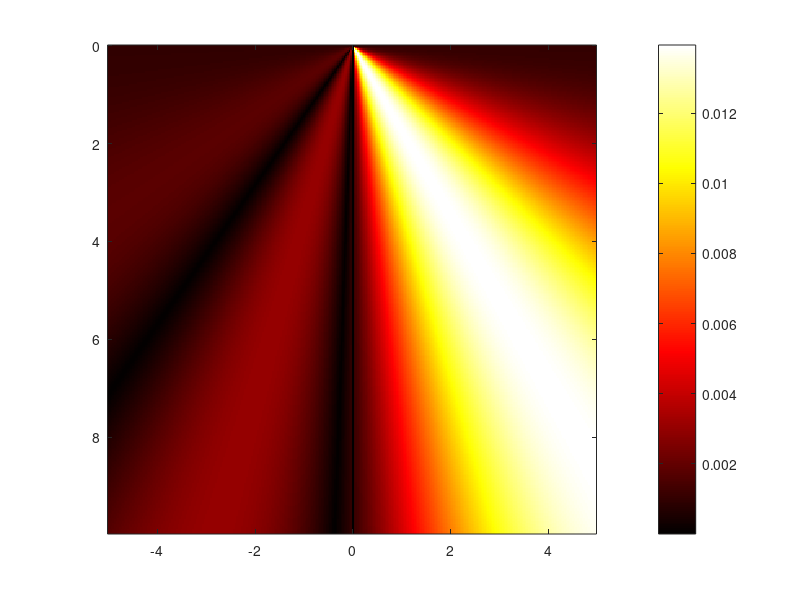

Source code (MATLAB):
%% PHASED-TRANSDUCER ARRAY SIMULATION
% This code simulates beam-steering using a phased ultrasound transducer
% array. 

%% OPTIONS
close all
clear all
clc

%% PULSE PARAMETERS

c = 1500; % Speed of sound in water
fc = 200e3; % Centre frequency in Hz
wc = 2*pi*fc; % Centre frequency in rad/s
k = wc/c; % Wavenumber at the centre frequency
lambda_c = c/fc; % Wavelength at the centre frequency

%% ARRAY PARAMETERS

N = 32; % Number of transmit elements in the array
d = 25e-3; % Inter-element spacing
a = 25e-3; % Element width
D = d*(N-1)+a; % Aperture size

theta_s = 30; % Steering angle in degrees

%% SIMULATION REGION PARAMETERS

X0 = 5;
Y0 = 10;

dX = 2*X0/300;
dY = Y0/300;

nx = 2*ceil(2*X0/(2*dX));
ny = 2*ceil(Y0/(2*dY));

x = dX*(-nx/2:nx/2-1);
y = dY*(0:ny-1);


%% PRESSURE DISTRIBUTION

p = zeros(ny, nx);
t = 0.05;
for i = -nx/2:nx/2-1
    for j = 1:ny
        r = (x(i+nx/2+1).^2 + y(j).^2).^0.5;
%         t = r/c;
        
        theta = atand(x(i+nx/2+1)/y(j));
        
        temp1 = ( sind(pi*a*sind(theta)/lambda_c) )/( pi*sind(theta)/lambda_c );
        temp2 = sind(pi*d*(sind(theta_s) - sind(theta))*N/lambda_c);
        temp3 = sind(pi*d*(sind(theta_s) - sind(theta))/lambda_c);
        
        arg1 = pi*a*sind(theta)/lambda_c;
        arg2 = pi*d*(sind(theta_s) - sind(theta))*(N-1)/lambda_c;
        arg3 = 2*pi*fc*t - k*r;        
        
        p(j, i+nx/2+1) = temp1*(temp2/temp3)*exp(-1j*arg1)*exp(-1j*arg2)*exp(1j*arg3);        
    end;
end;

G=abs(p);
xg=max(max(G)); ng=min(min(G)); cg=255/(xg-ng);

figure('name', 'Pressure distribution')
colormap(hot(256))
imagesc(x, y, G);
% title('Matched filtered signal variation with angle', 'fontsize', szAxLabel)
% xlabel('Range, ct [m]', 'fontsize', szAxLabel)
% ylabel('Angle, \theta [deg]','fontsize', szAxLabel)
% h_fig=get(gcf,'CurrentAxes');
% set(h_fig, 'fontsize', szAxScale);
axis('square'); colorbar
